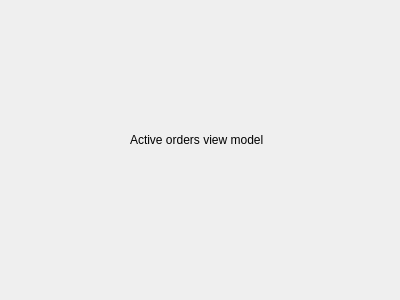
<?xml version="1.0" encoding="UTF-8"?>
<ui version="4.0">
 <class>ActiveOrdersViewModel</class>
 <widget class="QWidget" name="ActiveOrdersViewModel">
  <property name="geometry">
   <rect>
    <x>0</x>
    <y>0</y>
    <width>400</width>
    <height>300</height>
   </rect>
  </property>
  <property name="windowTitle">
   <string>Form</string>
  </property>
  <widget class="QLabel" name="label">
   <property name="geometry">
    <rect>
     <x>130</x>
     <y>130</y>
     <width>211</width>
     <height>20</height>
    </rect>
   </property>
   <property name="text">
    <string>Active orders view model</string>
   </property>
  </widget>
 </widget>
 <resources/>
 <connections/>
</ui>
